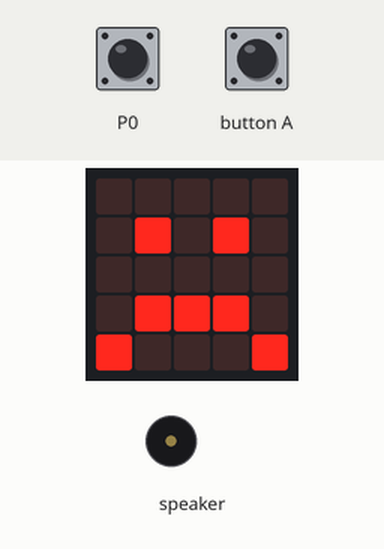
Recording of a program running on a simulated Calliope mini (MakeCode). On the bench: the board's 5×5 LED display, buzzer (waves = sounding). Inputs (shaded band) come from the test bench.

Above: at 1.2 s.
1.3 s: button A pressed for 0.75 s
At 2.8 s:
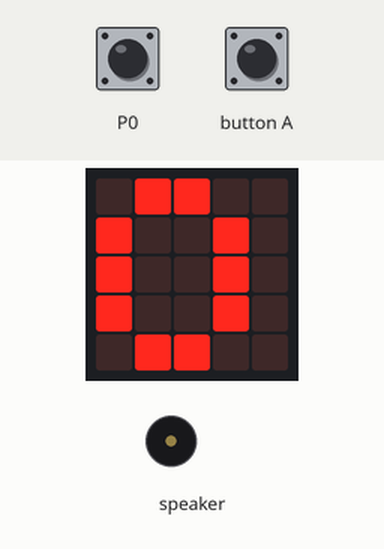
3.9 s: touch pin P0 pressed for 0.75 s
At 4.8 s:
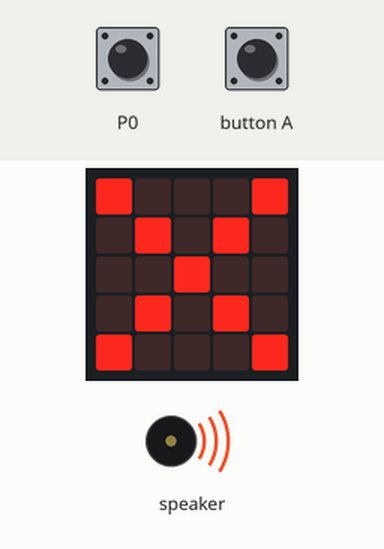
6.6 s: button A pressed for 1 s
At 7.0 s:
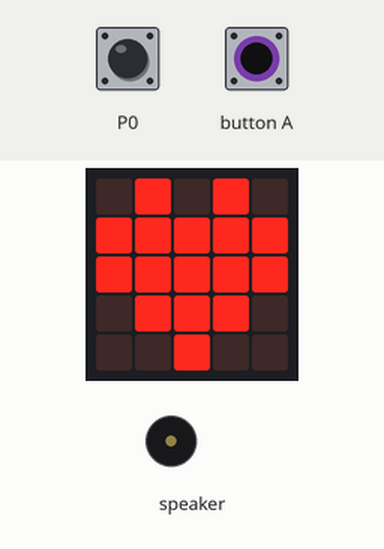
Timing chart, 0 to 9.6 s (numbered marks = the images above; inputs shaded):
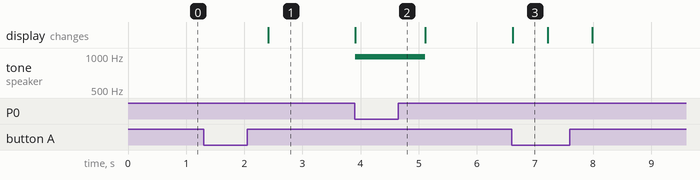

The program:

main.ts
```typescript
let anzahl = 0
basic.forever(function () {
    anzahl = 0
    basic.showIcon(IconNames.Sad)
    while (!(input.buttonIsPressed(Button.A))) {
        basic.showIcon(IconNames.Sad)
    }
    while (input.buttonIsPressed(Button.A)) {
        basic.showIcon(IconNames.Sad)
    }
    while (!(input.buttonIsPressed(Button.A))) {
        basic.showNumber(anzahl)
        if (input.pinIsPressed(TouchPin.P0)) {
            anzahl += 1
            music.ringTone(988)
            while (input.pinIsPressed(TouchPin.P0)) {
                basic.showIcon(IconNames.No)
            }
            music.stopAllSounds()
        }
    }
    basic.showIcon(IconNames.Heart, 600)
    basic.showNumber(anzahl)
})
```

test.ts
```typescript
// Hier kann man Tests durchführen; diese Datei wird nicht kompiliert, wenn dieses Paket als Erweiterung verwendet wird.
```

Measured:
- after the input at 1.3 s, the display: changes after 1.1 s (image 1)
- after the input at 3.9 s, tone on speaker: silent → 988 Hz at once, → silent 1.2 s later; the display: changes at once (image 2)
- after the input at 6.6 s, the display: changes at once (image 3)
- what the display in image 3 shows lasts 0.6 s, from 6.6 s to 7.2 s
